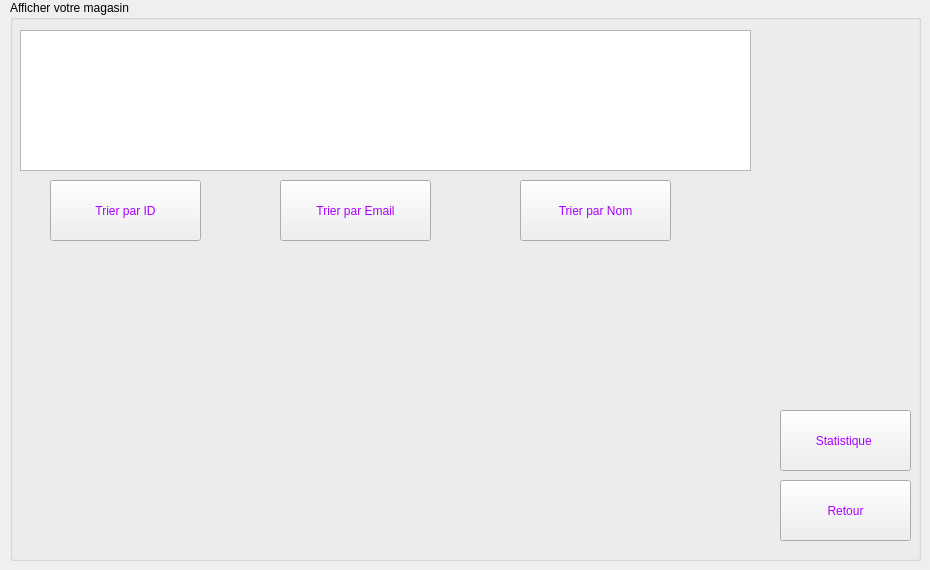
    <widget class="QWidget" name="afficheroffre">
     <widget class="QGroupBox" name="groupBox_5">
      <property name="geometry">
       <rect>
        <x>10</x>
        <y>0</y>
        <width>911</width>
        <height>561</height>
       </rect>
      </property>
      <property name="styleSheet">
       <string notr="true">font: 10pt &quot;MS Shell Dlg 2&quot;;</string>
      </property>
      <property name="title">
       <string>Afficher votre magasin</string>
      </property>
      <widget class="QTableView" name="tab_compte">
       <property name="geometry">
        <rect>
         <x>10</x>
         <y>30</y>
         <width>731</width>
         <height>141</height>
        </rect>
       </property>
      </widget>
      <widget class="QPushButton" name="pb_retour_afficher">
       <property name="geometry">
        <rect>
         <x>770</x>
         <y>480</y>
         <width>131</width>
         <height>61</height>
        </rect>
       </property>
       <property name="styleSheet">
        <string notr="true">color: rgb(170, 0, 255);</string>
       </property>
       <property name="text">
        <string>Retour</string>
       </property>
      </widget>
      <widget class="QPushButton" name="pb_trier">
       <property name="geometry">
        <rect>
         <x>40</x>
         <y>180</y>
         <width>151</width>
         <height>61</height>
        </rect>
       </property>
       <property name="styleSheet">
        <string notr="true">color: rgb(170, 0, 255);</string>
       </property>
       <property name="text">
        <string>Trier par ID</string>
       </property>
      </widget>
      <widget class="QPushButton" name="pb_trier_nom">
       <property name="geometry">
        <rect>
         <x>510</x>
         <y>180</y>
         <width>151</width>
         <height>61</height>
        </rect>
       </property>
       <property name="styleSheet">
        <string notr="true">color: rgb(170, 0, 255);</string>
       </property>
       <property name="text">
        <string>Trier par Nom</string>
       </property>
      </widget>
      <widget class="QPushButton" name="pb_trier_email">
       <property name="geometry">
        <rect>
         <x>270</x>
         <y>180</y>
         <width>151</width>
         <height>61</height>
        </rect>
       </property>
       <property name="styleSheet">
        <string notr="true">color: rgb(170, 0, 255);</string>
       </property>
       <property name="text">
        <string>Trier par Email</string>
       </property>
      </widget>
      <widget class="QLabel" name="label_20">
       <property name="geometry">
        <rect>
         <x>-20</x>
         <y>0</y>
         <width>931</width>
         <height>571</height>
        </rect>
       </property>
       <property name="text">
        <string/>
       </property>
       <property name="pixmap">
        <pixmap>../bgg.png</pixmap>
       </property>
      </widget>
      <widget class="QCustomPlot" name="plot" native="true">
       <property name="geometry">
        <rect>
         <x>70</x>
         <y>240</y>
         <width>601</width>
         <height>331</height>
        </rect>
       </property>
      </widget>
      <widget class="QPushButton" name="pb_stat">
       <property name="geometry">
        <rect>
         <x>770</x>
         <y>410</y>
         <width>131</width>
         <height>61</height>
        </rect>
       </property>
       <property name="styleSheet">
        <string notr="true">color: rgb(170, 0, 255);</string>
       </property>
       <property name="text">
        <string>Statistique </string>
       </property>
      </widget>
      <zorder>label_20</zorder>
      <zorder>tab_compte</zorder>
      <zorder>pb_retour_afficher</zorder>
      <zorder>pb_trier</zorder>
      <zorder>pb_trier_nom</zorder>
      <zorder>pb_trier_email</zorder>
      <zorder>plot</zorder>
      <zorder>pb_stat</zorder>
     </widget>
    </widget>
